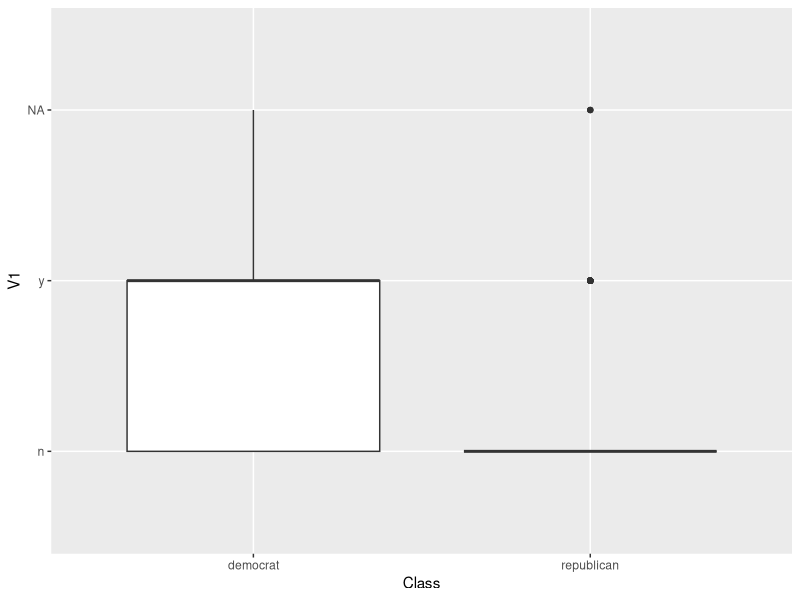
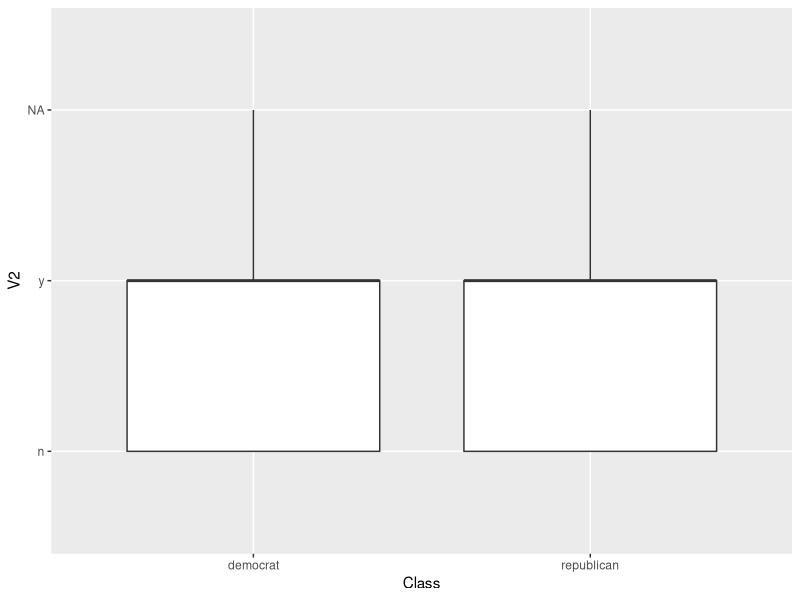
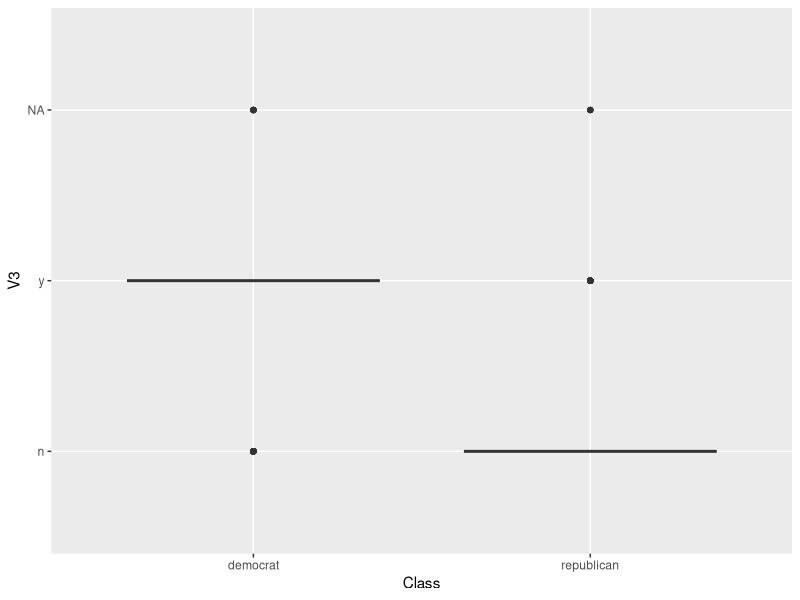
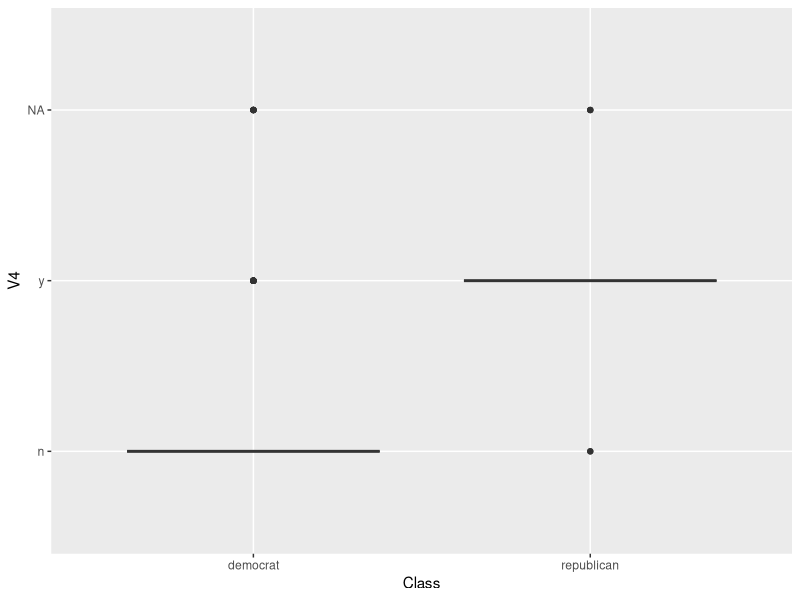
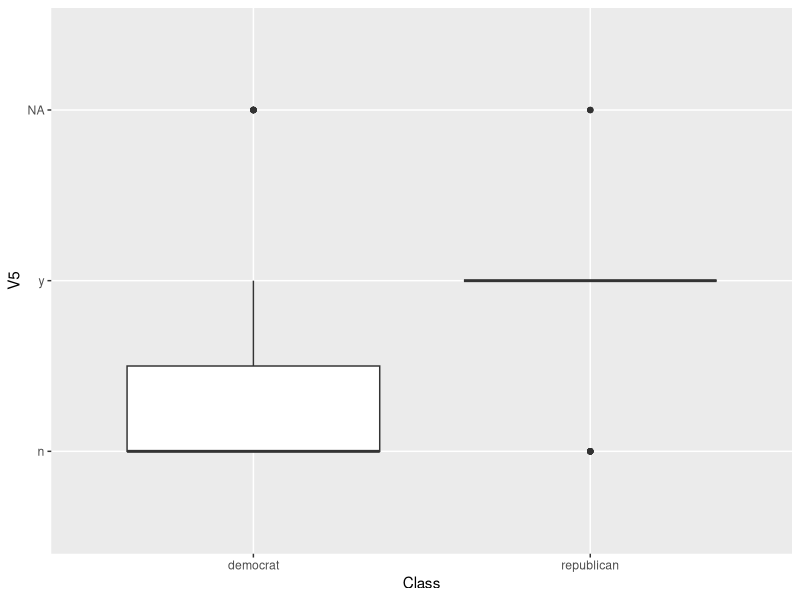
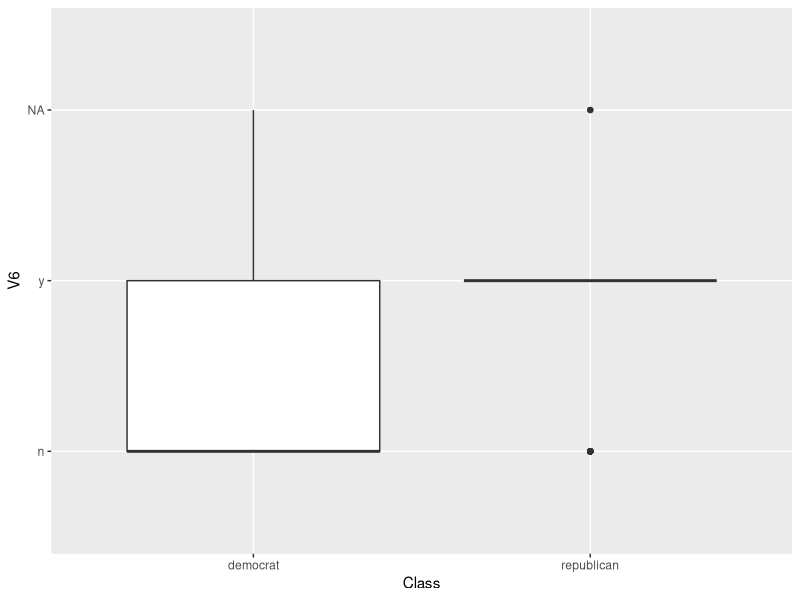
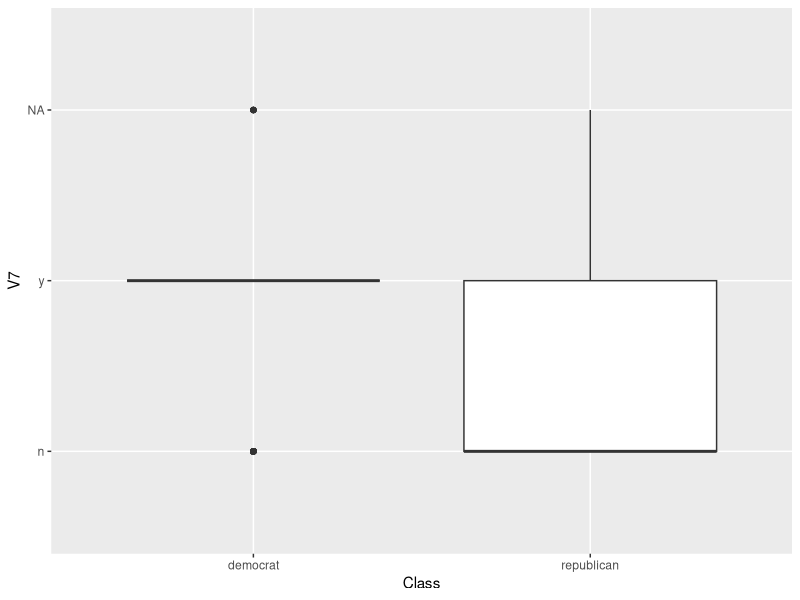
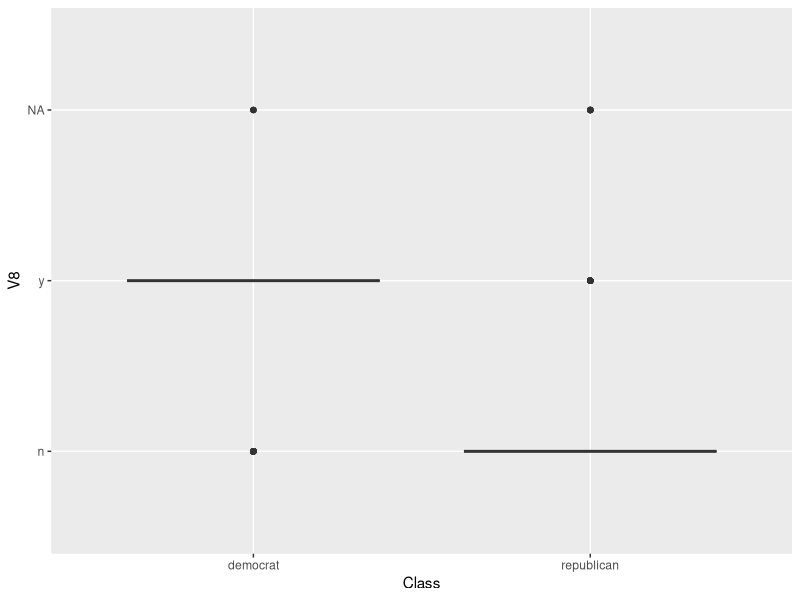

Write R code to recreate these figures, in order.
library(tidyverse)
library(mlbench)
library(caret)
data("HouseVotes84")
HouseVotes84 <- as.tibble(HouseVotes84)
head(HouseVotes84)
ggplot(data = HouseVotes84, mapping = aes(group = Class, x = Class, y = V1)) + geom_boxplot()
ggplot(data = HouseVotes84, mapping = aes(group = Class, x = Class, y = V2)) + geom_boxplot()
ggplot(data = HouseVotes84, mapping = aes(group = Class, x = Class, y = V3)) + geom_boxplot()
ggplot(data = HouseVotes84, mapping = aes(group = Class, x = Class, y = V4)) + geom_boxplot()
ggplot(data = HouseVotes84, mapping = aes(group = Class, x = Class, y = V5)) + geom_boxplot()
ggplot(data = HouseVotes84, mapping = aes(group = Class, x = Class, y = V6)) + geom_boxplot()
ggplot(data = HouseVotes84, mapping = aes(group = Class, x = Class, y = V7)) + geom_boxplot()
ggplot(data = HouseVotes84, mapping = aes(group = Class, x = Class, y = V8)) + geom_boxplot()
ggplot(data = HouseVotes84, mapping = aes(group = Class, x = Class, y = V9)) + geom_boxplot()
ggplot(data = HouseVotes84, mapping = aes(group = Class, x = Class, y = V10)) + geom_boxplot()
ggplot(data = HouseVotes84, mapping = aes(group = Class, x = Class, y = V11)) + geom_boxplot()
ggplot(data = HouseVotes84, mapping = aes(group = Class, x = Class, y = V12)) + geom_boxplot()
ggplot(data = HouseVotes84, mapping = aes(group = Class, x = Class, y = V13)) + geom_boxplot()
ggplot(data = HouseVotes84, mapping = aes(group = Class, x = Class, y = V14)) + geom_boxplot()
ggplot(data = HouseVotes84, mapping = aes(group = Class, x = Class, y = V15)) + geom_boxplot()
ggplot(data = HouseVotes84, mapping = aes(group = Class, x = Class, y = V16)) + geom_boxplot()
HouseVotes84 <- mutate(HouseVotes84, V1 = as.factor(ifelse(is.na(V1), "novote", V1)))
HouseVotes84 <- mutate(HouseVotes84, V3 = as.factor(ifelse(is.na(V3), "novote", V3)))
HouseVotes84 <- mutate(HouseVotes84, V4 = as.factor(ifelse(is.na(V4), "novote", V4)))
HouseVotes84 <- mutate(HouseVotes84, V5 = as.factor(ifelse(is.na(V5), "novote", V5)))
HouseVotes84 <- mutate(HouseVotes84, V6 = as.factor(ifelse(is.na(V6), "novote", V6)))
HouseVotes84 <- mutate(HouseVotes84, V7 = as.factor(ifelse(is.na(V7), "novote", V7)))
HouseVotes84 <- mutate(HouseVotes84, V8 = as.factor(ifelse(is.na(V8), "novote", V8)))
HouseVotes84 <- mutate(HouseVotes84, V9 = as.factor(ifelse(is.na(V9), "novote", V9)))
HouseVotes84 <- mutate(HouseVotes84, V11 = as.factor(ifelse(is.na(V11), "novote", V11)))
HouseVotes84 <- mutate(HouseVotes84, V12 = as.factor(ifelse(is.na(V12), "novote", V12)))
                       
#1, 3, 4, 5, 6, 7, 8, 9, 11, 12
HouseVotes84 <- select(HouseVotes84, Class, V1, V3, V4, V5, V6, V7, V8, V9, V11, V12)
head(HouseVotes84)
set.seed(57676)
trainIndex <- createDataPartition(HouseVotes84$Class, p = 0.8, list = FALSE, times = 1)
houseTrain <- HouseVotes84[trainIndex,]
houseTest <- HouseVotes84[-trainIndex,]
scaler <- preProcess(houseTrain, method = c("center", "scale", "knnImpute"))
houseTrain <- predict(scaler, houseTrain)
houseTest <- predict(scaler, houseTest)
knnModel <- train(Class ~ V1, data = houseTrain, method ="knn")
install.packages("e1071")
houseV1predictions <- predict(knnModel, houseTest)
confusionMatrix(houseV1predictions, houseTest$Class)

knnModel <- train(Class ~ V3, data = houseTrain, method ="knn")
houseV3predictions <- predict(knnModel, houseTest)
confusionMatrix(houseV3predictions, houseTest$Class)

knnModel <- train(Class ~ V4, data = houseTrain, method ="knn")
houseV4predictions <- predict(knnModel, houseTest)
confusionMatrix(houseV4predictions, houseTest$Class)

knnModel <- train(Class ~ V5, data = houseTrain, method ="knn")
houseV5predictions <- predict(knnModel, houseTest)
confusionMatrix(houseV5predictions, houseTest$Class)

knnModel <- train(Class ~ V6, data = houseTrain, method ="knn")
houseV6predictions <- predict(knnModel, houseTest)
confusionMatrix(houseV6predictions, houseTest$Class)

knnModel <- train(Class ~ V7, data = houseTrain, method ="knn")
houseV7predictions <- predict(knnModel, houseTest)
confusionMatrix(houseV7predictions, houseTest$Class)

knnModel <- train(Class ~ V8, data = houseTrain, method ="knn")
houseV8predictions <- predict(knnModel, houseTest)
confusionMatrix(houseV8predictions, houseTest$Class)

knnModel <- train(Class ~ V9, data = houseTrain, method ="knn")
houseV9predictions <- predict(knnModel, houseTest)
confusionMatrix(houseV9predictions, houseTest$Class)

knnModel <- train(Class ~ V11, data = houseTrain, method ="knn")
houseV11predictions <- predict(knnModel, houseTest)
confusionMatrix(houseV11predictions, houseTest$Class)

knnModel <- train(Class ~ V12, data = houseTrain, method ="knn")
houseV12predictions <- predict(knnModel, houseTest)
confusionMatrix(houseV12predictions, houseTest$Class)


knnModel <- train(Class ~ V4 + V9, data = houseTrain, method ="knn")
houseV49predictions <- predict(knnModel, houseTest)
confusionMatrix(houseV49predictions, houseTest$Class)


knnModel <- train(Class ~ V4 + V3, data = houseTrain, method ="knn")
houseV43predictions <- predict(knnModel, houseTest)
confusionMatrix(houseV43predictions, houseTest$Class)

knnModel <- train(Class ~ V4 + V3 + V9, data = houseTrain, method ="knn")
houseV439predictions <- predict(knnModel, houseTest)
confusionMatrix(houseV439predictions, houseTest$Class)
